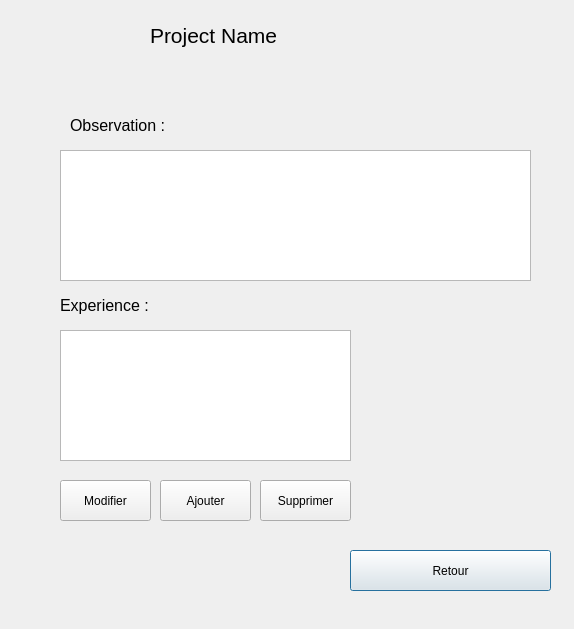
<?xml version="1.0" encoding="UTF-8"?>
<ui version="4.0">
 <class>ProjectWorkFlowDialog</class>
 <widget class="QDialog" name="ProjectWorkFlowDialog">
  <property name="geometry">
   <rect>
    <x>0</x>
    <y>0</y>
    <width>574</width>
    <height>629</height>
   </rect>
  </property>
  <property name="windowTitle">
   <string>Dialog</string>
  </property>
  <widget class="QLabel" name="label">
   <property name="geometry">
    <rect>
     <x>150</x>
     <y>20</y>
     <width>191</width>
     <height>31</height>
    </rect>
   </property>
   <property name="font">
    <font>
     <pointsize>16</pointsize>
    </font>
   </property>
   <property name="text">
    <string>Project Name</string>
   </property>
  </widget>
  <widget class="QTextEdit" name="textEdit">
   <property name="geometry">
    <rect>
     <x>60</x>
     <y>150</y>
     <width>471</width>
     <height>131</height>
    </rect>
   </property>
  </widget>
  <widget class="QLabel" name="label_2">
   <property name="geometry">
    <rect>
     <x>70</x>
     <y>110</y>
     <width>191</width>
     <height>31</height>
    </rect>
   </property>
   <property name="font">
    <font>
     <pointsize>12</pointsize>
    </font>
   </property>
   <property name="text">
    <string>Observation :</string>
   </property>
  </widget>
  <widget class="QLabel" name="label_3">
   <property name="geometry">
    <rect>
     <x>60</x>
     <y>290</y>
     <width>191</width>
     <height>31</height>
    </rect>
   </property>
   <property name="font">
    <font>
     <pointsize>12</pointsize>
    </font>
   </property>
   <property name="text">
    <string>Experience :</string>
   </property>
  </widget>
  <widget class="QPushButton" name="ButtonExit">
   <property name="geometry">
    <rect>
     <x>350</x>
     <y>550</y>
     <width>201</width>
     <height>41</height>
    </rect>
   </property>
   <property name="text">
    <string>Retour</string>
   </property>
  </widget>
  <widget class="QPushButton" name="ButtonAjouter">
   <property name="geometry">
    <rect>
     <x>160</x>
     <y>480</y>
     <width>91</width>
     <height>41</height>
    </rect>
   </property>
   <property name="text">
    <string>Ajouter</string>
   </property>
  </widget>
  <widget class="QPushButton" name="ButtonSupprimer">
   <property name="geometry">
    <rect>
     <x>260</x>
     <y>480</y>
     <width>91</width>
     <height>41</height>
    </rect>
   </property>
   <property name="text">
    <string>Supprimer</string>
   </property>
  </widget>
  <widget class="QPushButton" name="ButtonModifier">
   <property name="geometry">
    <rect>
     <x>60</x>
     <y>480</y>
     <width>91</width>
     <height>41</height>
    </rect>
   </property>
   <property name="text">
    <string>Modifier</string>
   </property>
  </widget>
  <widget class="QTableWidget" name="tableWidget">
   <property name="geometry">
    <rect>
     <x>60</x>
     <y>330</y>
     <width>291</width>
     <height>131</height>
    </rect>
   </property>
  </widget>
 </widget>
 <resources/>
 <connections/>
</ui>
